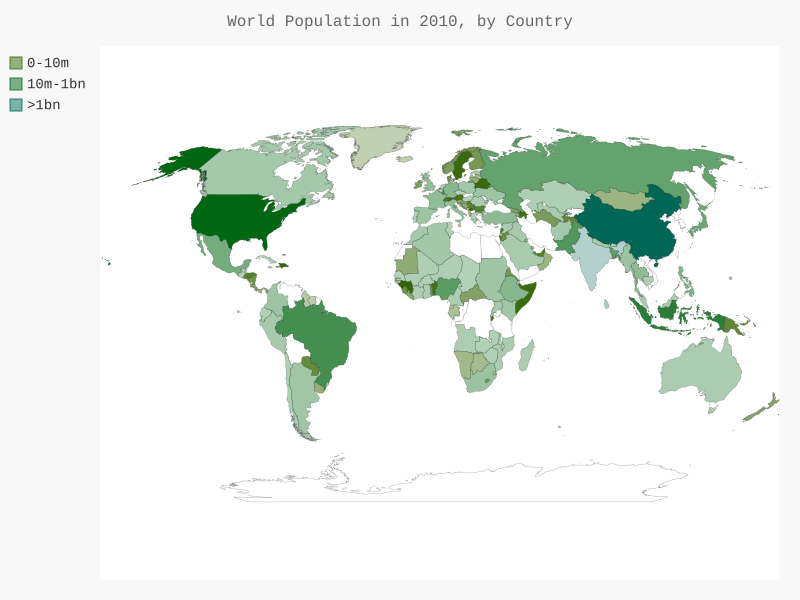

Source code (Python):
import json

from pygal.maps.world import World
from pygal.style import LightColorizedStyle as LCS, RotateStyle as RS

from country_codes import get_country_code

# заполнение списка данными
filename = 'population_data.json'
with open(filename) as f:
    pop_data = json.load(f)

# построение словаря с данными численности населения
cc_populations = {}#словарь для хранения кодов стран и численности населения
for pop_dict in pop_data:
    if pop_dict['Year'] == '2010':
        country_name = pop_dict['Country Name']
        population = int(float(pop_dict['Value']))
        code = get_country_code(country_name)
        if code:
            cc_populations[code] = population

# Группировка стран по 3 уровням населения
cc_pops_1, cc_pops_2, cc_pops_3 = {}, {}, {}#создаем словари для каждой категории
for cc, pop in cc_populations.items():# проверяем население каждой страны
    if pop < 10000000:
        cc_pops_1[cc] = pop
    elif pop < 1000000000:
        cc_pops_2[cc] = pop
    else:
        cc_pops_3[cc] = pop

# Проверяем количество стран на каждом уровне
print(len(cc_pops_1), len(cc_pops_2), len(cc_pops_3))#выводим длину для определения размера групп

wm_style = RS('#336600', base_style=LCS)
wm = World(style=wm_style)
wm.force_uri_protocol = 'http'
wm.title = 'World Population in 2010, by Country'
wm.add('0-10m', cc_pops_1)
wm.add('10m-1bn', cc_pops_2)
wm.add('>1bn', cc_pops_3)

wm.render_to_file('world_population.svg')
